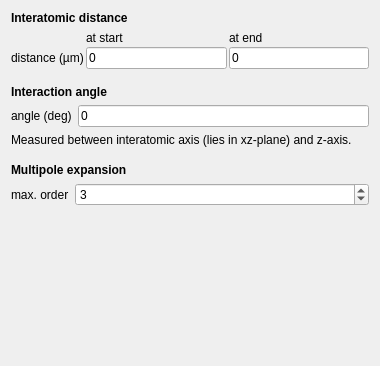
           <widget class="QWidget" name="page_5">
            <property name="geometry">
             <rect>
              <x>0</x>
              <y>0</y>
              <width>380</width>
              <height>366</height>
             </rect>
            </property>
            <attribute name="label">
             <string>Interaction</string>
            </attribute>
            <layout class="QVBoxLayout" name="verticalLayout_6">
             <item>
              <widget class="QLabel" name="label_61">
               <property name="font">
                <font>
                 <weight>75</weight>
                 <bold>true</bold>
                </font>
               </property>
               <property name="text">
                <string>Interatomic distance</string>
               </property>
              </widget>
             </item>
             <item>
              <layout class="QGridLayout" name="gridLayout_5">
               <property name="spacing">
                <number>2</number>
               </property>
               <item row="2" column="0">
                <widget class="QLabel" name="label_41">
                 <property name="text">
                  <string>distance (µm)</string>
                 </property>
                </widget>
               </item>
               <item row="1" column="1">
                <widget class="QLabel" name="label_59">
                 <property name="text">
                  <string>at start</string>
                 </property>
                </widget>
               </item>
               <item row="1" column="2">
                <widget class="QLabel" name="label_42">
                 <property name="text">
                  <string>at end</string>
                 </property>
                </widget>
               </item>
               <item row="2" column="1">
                <widget class="QLineEdit" name="lineedit_system_minR">
                 <property name="text">
                  <string>0</string>
                 </property>
                </widget>
               </item>
               <item row="2" column="2">
                <widget class="QLineEdit" name="lineedit_system_maxR">
                 <property name="text">
                  <string>0</string>
                 </property>
                </widget>
               </item>
              </layout>
             </item>
             <item>
              <spacer name="verticalSpacer_12">
               <property name="orientation">
                <enum>Qt::Vertical</enum>
               </property>
               <property name="sizeType">
                <enum>QSizePolicy::Fixed</enum>
               </property>
               <property name="sizeHint" stdset="0">
                <size>
                 <width>20</width>
                 <height>10</height>
                </size>
               </property>
              </spacer>
             </item>
             <item>
              <widget class="QLabel" name="label_62">
               <property name="font">
                <font>
                 <weight>75</weight>
                 <bold>true</bold>
                </font>
               </property>
               <property name="text">
                <string>Interaction angle</string>
               </property>
               <property name="wordWrap">
                <bool>true</bool>
               </property>
              </widget>
             </item>
             <item>
              <layout class="QFormLayout" name="formLayout_15">
               <property name="fieldGrowthPolicy">
                <enum>QFormLayout::ExpandingFieldsGrow</enum>
               </property>
               <property name="labelAlignment">
                <set>Qt::AlignLeading|Qt::AlignLeft|Qt::AlignVCenter</set>
               </property>
               <property name="formAlignment">
                <set>Qt::AlignLeading|Qt::AlignLeft|Qt::AlignVCenter</set>
               </property>
               <item row="0" column="0">
                <widget class="QLabel" name="label_60">
                 <property name="text">
                  <string>angle (deg)</string>
                 </property>
                 <property name="wordWrap">
                  <bool>true</bool>
                 </property>
                </widget>
               </item>
               <item row="0" column="1">
                <widget class="QLineEdit" name="lineedit_system_theta">
                 <property name="enabled">
                  <bool>true</bool>
                 </property>
                 <property name="statusTip">
                  <string/>
                 </property>
                 <property name="text">
                  <string>0</string>
                 </property>
                </widget>
               </item>
              </layout>
             </item>
             <item>
              <widget class="QLabel" name="label_83">
               <property name="text">
                <string>Measured between interatomic axis (lies in xz-plane) and z-axis.</string>
               </property>
               <property name="textFormat">
                <enum>Qt::AutoText</enum>
               </property>
               <property name="alignment">
                <set>Qt::AlignBottom|Qt::AlignLeading|Qt::AlignLeft</set>
               </property>
               <property name="wordWrap">
                <bool>true</bool>
               </property>
              </widget>
             </item>
             <item>
              <spacer name="verticalSpacer_21">
               <property name="orientation">
                <enum>Qt::Vertical</enum>
               </property>
               <property name="sizeType">
                <enum>QSizePolicy::Fixed</enum>
               </property>
               <property name="sizeHint" stdset="0">
                <size>
                 <width>20</width>
                 <height>10</height>
                </size>
               </property>
              </spacer>
             </item>
             <item>
              <widget class="QLabel" name="label_40">
               <property name="font">
                <font>
                 <weight>75</weight>
                 <bold>true</bold>
                </font>
               </property>
               <property name="text">
                <string>Multipole expansion</string>
               </property>
              </widget>
             </item>
             <item>
              <layout class="QFormLayout" name="formLayout_37">
               <property name="sizeConstraint">
                <enum>QLayout::SetDefaultConstraint</enum>
               </property>
               <property name="fieldGrowthPolicy">
                <enum>QFormLayout::ExpandingFieldsGrow</enum>
               </property>
               <property name="labelAlignment">
                <set>Qt::AlignLeading|Qt::AlignLeft|Qt::AlignVCenter</set>
               </property>
               <property name="formAlignment">
                <set>Qt::AlignLeading|Qt::AlignLeft|Qt::AlignTop</set>
               </property>
               <property name="verticalSpacing">
                <number>2</number>
               </property>
               <item row="0" column="1">
                <widget class="QSpinBox" name="spinbox_system_exponent">
                 <property name="enabled">
                  <bool>true</bool>
                 </property>
                 <property name="sizePolicy">
                  <sizepolicy hsizetype="Expanding" vsizetype="Fixed">
                   <horstretch>0</horstretch>
                   <verstretch>0</verstretch>
                  </sizepolicy>
                 </property>
                 <property name="statusTip">
                  <string>A value of 2 disables the interacton between the atoms.</string>
                 </property>
                 <property name="minimum">
                  <number>2</number>
                 </property>
                 <property name="maximum">
                  <number>99</number>
                 </property>
                 <property name="value">
                  <number>3</number>
                 </property>
                </widget>
               </item>
               <item row="0" column="0">
                <widget class="QLabel" name="label_89">
                 <property name="enabled">
                  <bool>true</bool>
                 </property>
                 <property name="text">
                  <string>max. order</string>
                 </property>
                 <property name="textFormat">
                  <enum>Qt::AutoText</enum>
                 </property>
                </widget>
               </item>
              </layout>
             </item>
             <item>
              <spacer name="verticalSpacer_9">
               <property name="orientation">
                <enum>Qt::Vertical</enum>
               </property>
               <property name="sizeType">
                <enum>QSizePolicy::Expanding</enum>
               </property>
               <property name="sizeHint" stdset="0">
                <size>
                 <width>20</width>
                 <height>0</height>
                </size>
               </property>
              </spacer>
             </item>
            </layout>
            <zorder>label_61</zorder>
            <zorder>label_62</zorder>
            <zorder>label_83</zorder>
            <zorder>label_40</zorder>
            <zorder>verticalSpacer_21</zorder>
           </widget>
